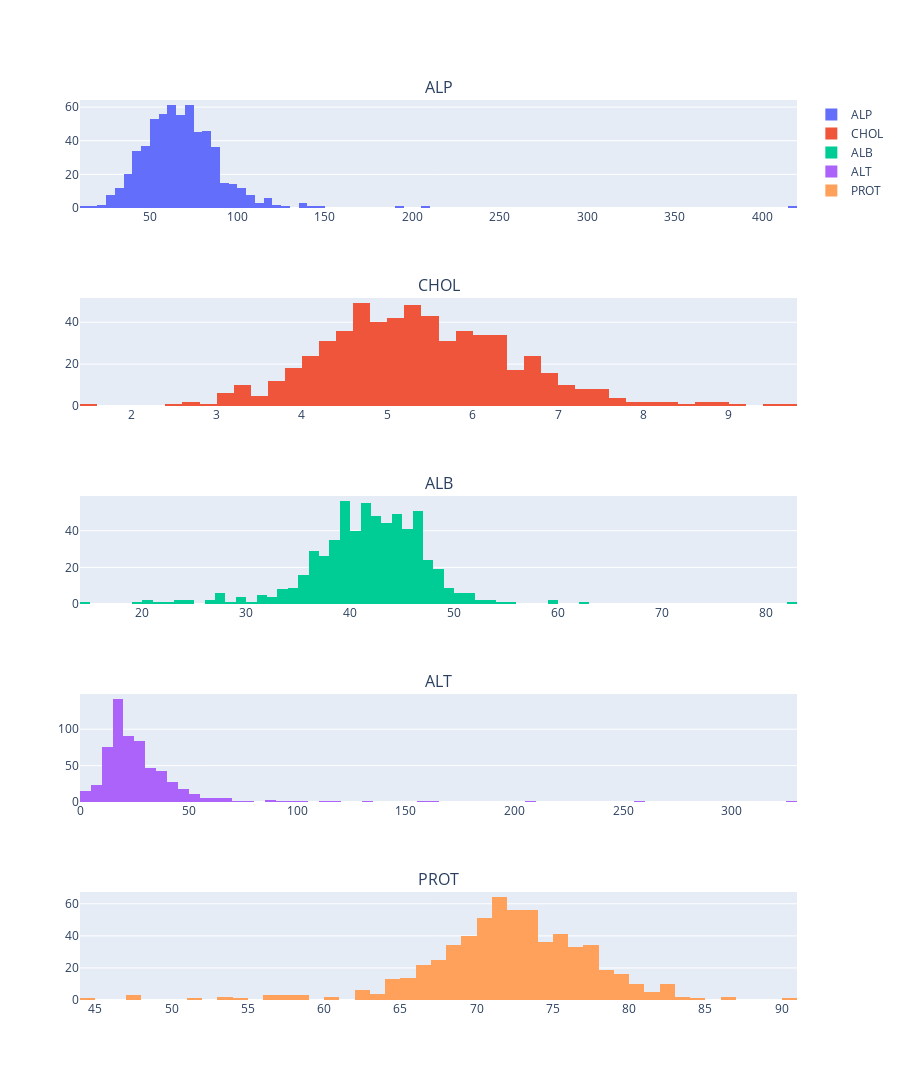

Notebook code cell kept with this figure:
### Markdown cell above
### Imputing Missing Values

### Code cell
import plotly.graph_objects as go
from plotly.subplots import make_subplots
# Checking distribution for nulls
nulls = data.isnull().sum().sort_values(ascending=False)
columns = nulls[nulls.values > 0].index
fig = make_subplots(rows=5, cols=1, subplot_titles=columns)

for i, col in enumerate(columns):
    fig.add_trace(go.Histogram(x=data[col], name=col),
                  row=i+1, col=1)

fig.update_layout(height=1080)
fig.show()

### Figure 1 — Plotly figure (JSON) as saved in the notebook; plotly's stock layout.template omitted (floating-point values rounded to 4 significant figures; data arrays with more than 128 entries replaced by an {"elided": "..."} marker saying what was removed)
{"data": [{"name": "ALP", "type": "histogram", "x": {"elided": "615 float values"}, "xaxis": "x", "yaxis": "y"}, {"name": "CHOL", "type": "histogram", "x": {"elided": "615 float values"}, "xaxis": "x2", "yaxis": "y2"}, {"name": "ALB", "type": "histogram", "x": {"elided": "615 float values"}, "xaxis": "x3", "yaxis": "y3"}, {"name": "ALT", "type": "histogram", "x": {"elided": "615 float values"}, "xaxis": "x4", "yaxis": "y4"}, {"name": "PROT", "type": "histogram", "x": {"elided": "615 float values"}, "xaxis": "x5", "yaxis": "y5"}], "layout": {"annotations": [{"font": {"size": 16}, "showarrow": false, "text": "ALP", "x": 0.5, "xanchor": "center", "xref": "paper", "y": 1, "yanchor": "bottom", "yref": "paper"}, {"font": {"size": 16}, "showarrow": false, "text": "CHOL", "x": 0.5, "xanchor": "center", "xref": "paper", "y": 0.78, "yanchor": "bottom", "yref": "paper"}, {"font": {"size": 16}, "showarrow": false, "text": "ALB", "x": 0.5, "xanchor": "center", "xref": "paper", "y": 0.56, "yanchor": "bottom", "yref": "paper"}, {"font": {"size": 16}, "showarrow": false, "text": "ALT", "x": 0.5, "xanchor": "center", "xref": "paper", "y": 0.34, "yanchor": "bottom", "yref": "paper"}, {"font": {"size": 16}, "showarrow": false, "text": "PROT", "x": 0.5, "xanchor": "center", "xref": "paper", "y": 0.12, "yanchor": "bottom", "yref": "paper"}], "height": 1080, "xaxis": {"anchor": "y", "domain": [0, 1]}, "xaxis2": {"anchor": "y2", "domain": [0, 1]}, "xaxis3": {"anchor": "y3", "domain": [0, 1]}, "xaxis4": {"anchor": "y4", "domain": [0, 1]}, "xaxis5": {"anchor": "y5", "domain": [0, 1]}, "yaxis": {"anchor": "x", "domain": [0.88, 1]}, "yaxis2": {"anchor": "x2", "domain": [0.66, 0.78]}, "yaxis3": {"anchor": "x3", "domain": [0.44, 0.56]}, "yaxis4": {"anchor": "x4", "domain": [0.22, 0.34]}, "yaxis5": {"anchor": "x5", "domain": [0, 0.12]}}}
